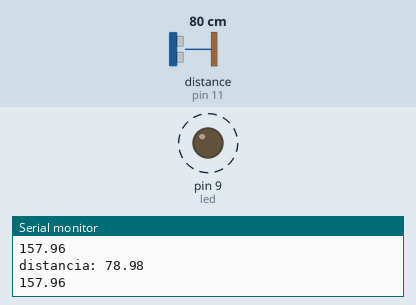
Bench run of a sketch on a simulated Arduino Uno, built with avr-gcc and run on an emulated ATmega328P. Shown: output pins drawn as LEDs (lit = HIGH), the last lines printed to the serial monitor. Wiring (inferred from the names in the program): ultrasonic range finder: trigger pin 12; echo pin 11. Dashed ring = blinking. The inputs (shaded band) are chosen by the test bench; at power-on: distance to the obstacle (sensor on pin 11) 80 cm. The echo pulse lasts 58.3 µs per cm; pins used as bus, display or sensor lines are not drawn.

Above: at 0.95 s.
1.4 s: distance to the obstacle (sensor on pin 11) set to 99 cm
4.5 s: distance to the obstacle (sensor on pin 11) set to 107 cm
At 4.5 s:
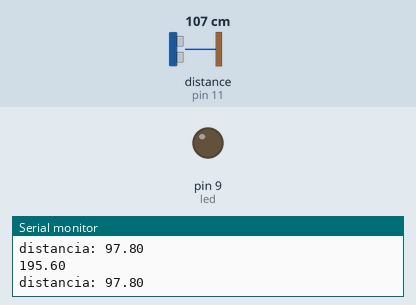
6.0 s: distance to the obstacle (sensor on pin 11) set to 9 cm
At 9.0 s:
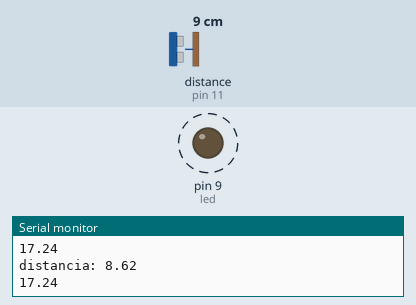
9.1 s: distance to the obstacle (sensor on pin 11) set to 120 cm
At 10.1 s:
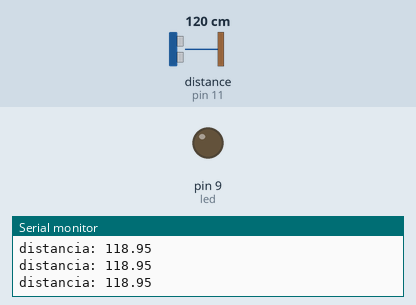
Timing chart, 0 to 11.6 s (numbered marks = the images above; inputs shaded):
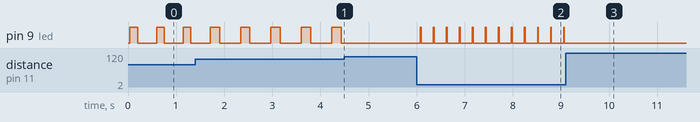

The sketch:

Sensor_ultrasonico-Parpadeo_segun_distancia.ino
```cpp
//Uso del sensor ultrasónico hc-sr04
//para indicar la cercanía de un cuerpo
//medialnte la velocidad de parpadeo
//de un led.

#include <SoftwareSerial.h>
int triggerEmisor = 12;
int echoReceptor = 11;
int tiempoEntrada;
float dist;
int led = 9;
void setup() {
  pinMode(triggerEmisor, OUTPUT);
  pinMode(echoReceptor, INPUT);
  pinMode(led, OUTPUT);
  Serial.begin(9600);
  digitalWrite(led, LOW);


}

void loop() {
  digitalWrite(triggerEmisor, LOW);
  delay(10);

  digitalWrite(triggerEmisor, HIGH);
  delayMicroseconds(10);
  digitalWrite(triggerEmisor, LOW);
  tiempoEntrada = pulseIn(echoReceptor, HIGH);
  delay(25);

  dist = (0.017 * tiempoEntrada);
  Serial.print("distancia: ");
  Serial.println(dist);
  //delay(200);

if (dist < 100){
  float tiempo = dist*2;// / 100;
  digitalWrite(led, HIGH);
  delay(tiempo);
  digitalWrite(led, LOW);
  delay(tiempo);
  Serial.println(tiempo);

}
digitalWrite(led, LOW);
  delay(200);

  if (dist < 0){
    digitalWrite(led, LOW);
  }


}
```

Measured:
- the behaviour switches between 101 and 102 cm on distance to the obstacle (sensor on pin 11) (found by bisection; images 0 and 1)
- after the input at 4.5 s, pin 9 (led): stops changing and stays LOW
- after the input at 6.0 s, pin 9 (led): alternates HIGH for 0.02 s and LOW for 0.25 s, starting after 0.07 s
- after the input at 9.1 s, pin 9 (led): stops changing and stays LOW
- by itself, pin 9 (led): alternates HIGH for 0.20 s and LOW for 0.44 s
